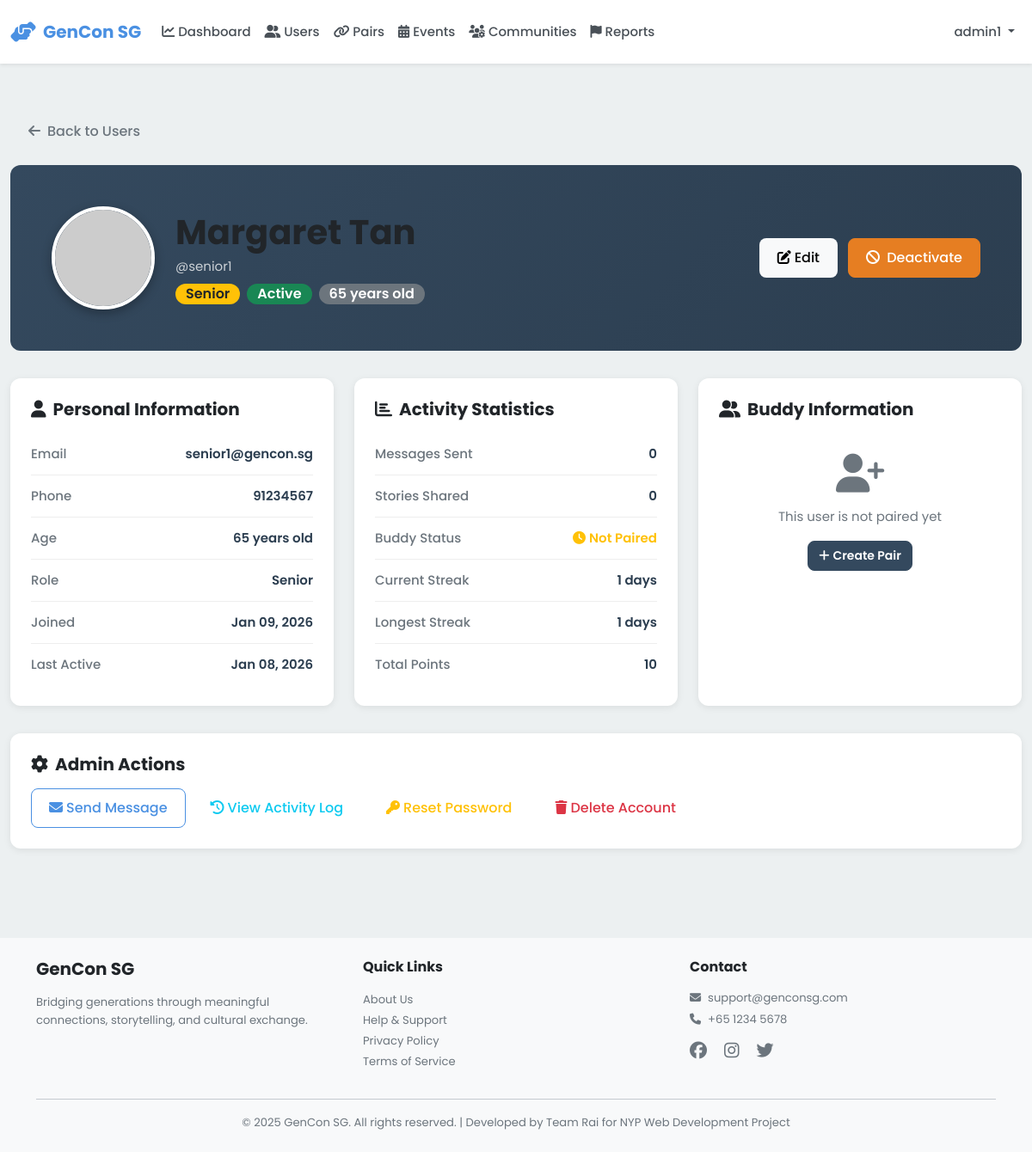
/admin/users/1 (signed in), run on an earlier commit of the app's database.
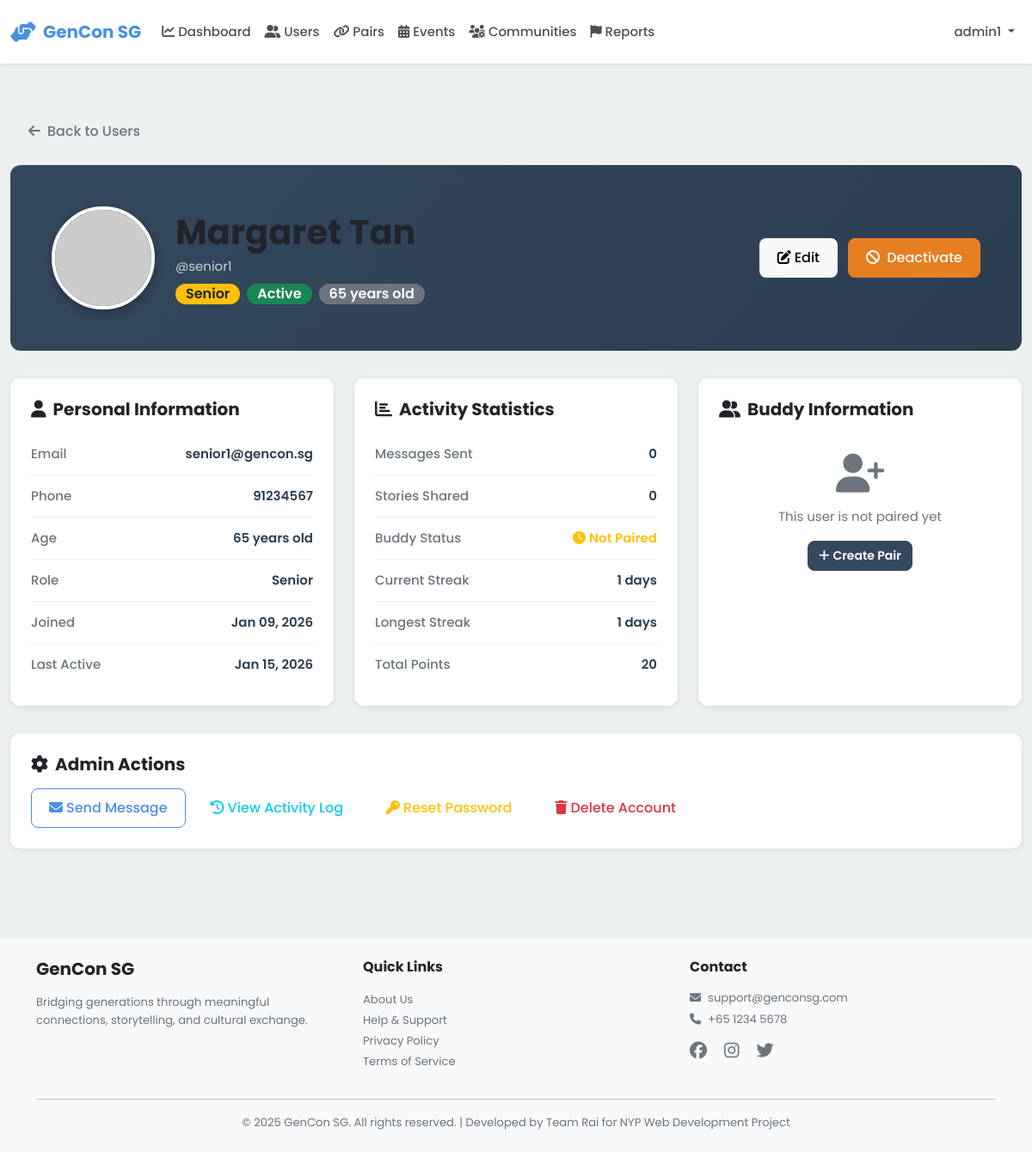
And on a later commit of the database.
### models.py (models this page shows, shortened)
class User(db.Model):
    __tablename__ = 'users'
    id = db.Column(db.Integer, primary_key=True)
    username = db.Column(db.String(80), unique=True, nullable=False, index=True)
    password_hash = db.Column(db.String(255), nullable=False)
    email = db.Column(db.String(120), unique=True, nullable=False, index=True)
    full_name = db.Column(db.String(120), nullable=False)
    phone = db.Column(db.String(20))
    age = db.Column(db.Integer, nullable=False)
    role = db.Column(db.String(20), nullable=False)  # 'senior', 'youth', or 'admin'
    profile_picture = db.Column(db.String(255), default='default-avatar.png')
    interests_json = db.Column(db.Text)  # Stores interests as JSON array
    languages_json = db.Column(db.Text)  # Stores languages as JSON array
    accessibility_settings_json = db.Column(db.Text)  # Stores settings as JSON object
    created_at = db.Column(db.DateTime, default=datetime.utcnow, nullable=False)
    last_active = db.Column(db.DateTime, default=datetime.utcnow, nullable=False)
    is_active = db.Column(db.Boolean, default=True)
    stories = db.relationship('Story', back_populates='user', lazy='dynamic')
    sent_messages = db.relationship('Message', foreign_keys='Message.sender_id',
                                   back_populates='sender', lazy='dynamic')
    received_messages = db.relationship('Message', foreign_keys='Message.recipient_id',
                                       back_populates='recipient', lazy='dynamic')
    senior_pairs = db.relationship('Pair', foreign_keys='Pair.senior_id',
                                   back_populates='senior', lazy='dynamic')
    youth_pairs = db.relationship('Pair', foreign_keys='Pair.youth_id',
                                 back_populates='youth', lazy='dynamic')
    streak = db.relationship('Streak', back_populates='user', uselist=False)
    badges = db.relationship('Badge', back_populates='user', lazy='dynamic')
    checkins = db.relationship('Checkin', back_populates='user', lazy='dynamic')
    @property
    def interests(self):
        """Get interests as Python list from JSON string."""
        if self.interests_json:
            return json.loads(self.interests_json)
        return []
    @interests.setter
    def interests(self, value):
        """Set interests from Python list, store as JSON string."""
        self.interests_json = json.dumps(value)
    @property
    def languages(self):
        """Get languages as Python list from JSON string."""
        if self.languages_json:
            return json.loads(self.languages_json)
        return []
    @languages.setter
    def languages(self, value):
        """Set languages from Python list, store as JSON string."""
        self.languages_json = json.dumps(value)
    @property
    def accessibility_settings(self):
        """Get accessibility settings as Python dict from JSON string."""
        if self.accessibility_settings_json:
            return json.loads(self.accessibility_settings_json)
        return {}

class Streak(db.Model):
    __tablename__ = 'streaks'
    id = db.Column(db.Integer, primary_key=True)
    user_id = db.Column(db.Integer, db.ForeignKey('users.id'), nullable=False, unique=True)
    current_streak = db.Column(db.Integer, default=0)
    longest_streak = db.Column(db.Integer, default=0)
    points = db.Column(db.Integer, default=0)
    last_login = db.Column(db.Date, default=datetime.utcnow().date)
    user = db.relationship('User', back_populates='streak')

### blueprints/admin.py (the view)
@admin_bp.route('/users/<int:user_id>')
@admin_required
def user_detail(user_id):
    user = User.query.get_or_404(user_id)
    if user.role == 'senior':
        stories_count = Story.query.filter_by(user_id=user.id).count()
        pair = Pair.query.filter_by(senior_id=user.id, status='active').first()
    else:
        stories_count = 0
        pair = Pair.query.filter_by(youth_id=user.id, status='active').first()
    messages_sent = Message.query.filter_by(sender_id=user.id).count()
    return render_template('admin/user_detail.html',
                         user=user,
                         stories_count=stories_count,
                         messages_sent=messages_sent,
                         pair=pair)

### templates/admin/user_detail.html (shortened to what this page needs)
{% extends "base.html" %}
{% block extra_css %}
<link rel="stylesheet" href="{{ url_for('static', filename='css/admin.css') }}">
{% endblock %}
{% block content %}
<div class="container-fluid py-4">
    <div class="mb-3">
        <a href="{{ url_for('admin.users') }}" class="btn btn-outline-secondary">
            <i class="fas fa-arrow-left me-2"></i>Back to Users
        </a>
    </div>
    <div class="user-profile-header">
        <div class="row align-items-center">
            <div class="col-auto">
                <img src="{{ url_for('static', filename='images/' + (user.profile_picture or 'default-avatar.png')) }}"
                     alt="Profile Picture"
                     class="user-avatar"
                     onerror="this.src='https://ui-avatars.com/api/?name={{ user.full_name }}&size=120&background=random'">
            </div>
            <div class="col">
                <h1 class="mb-1">{{ user.full_name }}</h1>
                <p class="mb-2 opacity-75">@{{ user.username }}</p>
                <div class="d-flex gap-2 flex-wrap">
                    <span class="badge {% if user.role == 'senior' %}bg-warning text-dark{% else %}bg-info{% endif %} fs-6">
                        {{ user.role|capitalize }}
                    </span>
                    {% if user.is_active %}
                    <span class="badge bg-success fs-6">Active</span>
                    {% else %}
                    <span class="badge bg-danger fs-6">Inactive</span>
                    {% endif %}
                    <span class="badge bg-secondary fs-6">{{ user.age }} years old</span>
                </div>
            </div>
            <div class="col-auto">
                <button class="btn btn-light me-2" onclick="editUser({{ user.id }})">
                    <i class="fas fa-edit me-1"></i>Edit
                </button>
                <button class="btn {% if user.is_active %}btn-warning{% else %}btn-success{% endif %}" onclick="toggleStatus({{ user.id }})">
                    <i class="fas {% if user.is_active %}fa-ban{% else %}fa-check{% endif %} me-1"></i>
                    {% if user.is_active %}Deactivate{% else %}Activate{% endif %}
                </button>
            </div>
        </div>
    </div>
    <div class="row">
        <div class="col-lg-4 mb-4">
            <div class="user-info-card">
                <h5 class="fw-bold mb-3"><i class="fas fa-user me-2"></i>Personal Information</h5>
                <div class="info-row">
                    <span class="info-label">Email</span>
                    <span class="info-value">{{ user.email }}</span>
                </div>
                <div class="info-row">
                    <span class="info-label">Phone</span>
                    <span class="info-value">{{ user.phone or 'Not provided' }}</span>
                </div>
                <div class="info-row">
                    <span class="info-label">Age</span>
                    <span class="info-value">{{ user.age }} years old</span>
                </div>
                <div class="info-row">
                    <span class="info-label">Role</span>
                    <span class="info-value">{{ user.role|capitalize }}</span>
                </div>
                <div class="info-row">
                    <span class="info-label">Joined</span>
                    <span class="info-value">{{ user.created_at.strftime('%b %d, %Y') }}</span>
                </div>
                <div class="info-row">
                    <span class="info-label">Last Active</span>
                    <span class="info-value">{{ user.last_active.strftime('%b %d, %Y') }}</span>
                </div>
            </div>
        </div>
        <div class="col-lg-4 mb-4">
            <div class="user-info-card">
                <h5 class="fw-bold mb-3"><i class="fas fa-chart-bar me-2"></i>Activity Statistics</h5>
                <div class="info-row">
                    <span class="info-label">Messages Sent</span>
                    <span class="info-value">{{ messages_sent }}</span>
                </div>
                {% if user.role == 'senior' %}
                <div class="info-row">
                    <span class="info-label">Stories Shared</span>
                    <span class="info-value">{{ stories_count }}</span>
                </div>
                {% endif %}
                <div class="info-row">
                    <span class="info-label">Buddy Status</span>
                    <span class="info-value">
                        {% if pair %}
                        <span class="text-success"><i class="fas fa-check-circle me-1"></i>Paired</span>
                        {% else %}
                        <span class="text-warning"><i class="fas fa-clock me-1"></i>Not Paired</span>
                        {% endif %}
                    </span>
                </div>
                {% if user.streak %}
                <div class="info-row">
                    <span class="info-label">Current Streak</span>
                    <span class="info-value">{{ user.streak.current_streak }} days</span>
                </div>
                <div class="info-row">
                    <span class="info-label">Longest Streak</span>
                    <span class="info-value">{{ user.streak.longest_streak }} days</span>
                </div>
                <div class="info-row">
                    <span class="info-label">Total Points</span>
                    <span class="info-value">{{ user.streak.points }}</span>
                </div>
                {% endif %}
            </div>
        </div>
        <div class="col-lg-4 mb-4">
            <div class="user-info-card">
                <h5 class="fw-bold mb-3"><i class="fas fa-user-friends me-2"></i>Buddy Information</h5>
                {% if pair %}
                <div class="text-center mb-3">
                    {% if user.role == 'senior' %}
                    <img src="{{ url_for('static', filename='images/' + (pair.youth.profile_picture or 'default-avatar.png')) }}"
                         alt="Buddy Avatar"
                         class="rounded-circle mb-2"
                         style="width: 80px; height: 80px; object-fit: cover;"
                         onerror="this.src='https://ui-avatars.com/api/?name={{ pair.youth.full_name }}&background=9B59B6&color=fff'">
                    <h6 class="mb-0">{{ pair.youth.full_name }}</h6>
                    <small class="text-muted">Youth Volunteer</small>
                    {% else %}
                    <img src="{{ url_for('static', filename='images/' + (pair.senior.profile_picture or 'default-avatar.png')) }}"
                         alt="Buddy Avatar"
                         class="rounded-circle mb-2"
                         style="width: 80px; height: 80px; object-fit: cover;"
                         onerror="this.src='https://ui-avatars.com/api/?name={{ pair.senior.full_name }}&background=E67E22&color=fff'">
                    <h6 class="mb-0">{{ pair.senior.full_name }}</h6>
                    <small class="text-muted">Senior</small>
                    {% endif %}
                </div>
                <div class="info-row">
                    <span class="info-label">Paired Since</span>
                    <span class="info-value">{{ pair.paired_date.strftime('%b %d, %Y') }}</span>
                </div>
                <div class="info-row">
                    <span class="info-label">Status</span>
                    <span class="info-value">
                        <span class="badge bg-success">{{ pair.status|capitalize }}</span>
                    </span>
                </div>
                <div class="info-row">
                    <span class="info-label">Last Interaction</span>
                    <span class="info-value">{{ pair.last_interaction.strftime('%b %d, %Y') if pair.last_interaction else 'Never' }}</span>
                </div>
                {% else %}
                <div class="text-center py-4">
                    <i class="fas fa-user-plus fa-3x text-muted mb-3"></i>
                    <p class="text-muted">This user is not paired yet</p>
                    <a href="{{ url_for('admin.create_pair') }}" class="btn btn-primary btn-sm">
                        <i class="fas fa-plus me-1"></i>Create Pair
                    </a>
                </div>
                {% endif %}
            </div>
        </div>
    </div>
    <div class="user-info-card mt-2">
        <h5 class="fw-bold mb-3"><i class="fas fa-cog me-2"></i>Admin Actions</h5>
        <div class="d-flex gap-2 flex-wrap">
            <button class="btn btn-outline-primary" onclick="sendMessage({{ user.id }})">
                <i class="fas fa-envelope me-1"></i>Send Message
            </button>
            <button class="btn btn-outline-info" onclick="viewActivity({{ user.id }})">
                <i class="fas fa-history me-1"></i>View Activity Log
            </button>
            <button class="btn btn-outline-warning" onclick="resetPassword({{ user.id }})">
                <i class="fas fa-key me-1"></i>Reset Password
            </button>
            <button class="btn btn-outline-danger" onclick="deleteUser({{ user.id }})">
                <i class="fas fa-trash me-1"></i>Delete Account
            </button>
        </div>
    </div>
</div>
{% endblock %}

What changed in the data, as far as the page shows it:
changed User "Margaret Tan": last_active "Jan 08, 2026" → "Jan 15, 2026"
changed Streak: streak.points "10" → "20"
